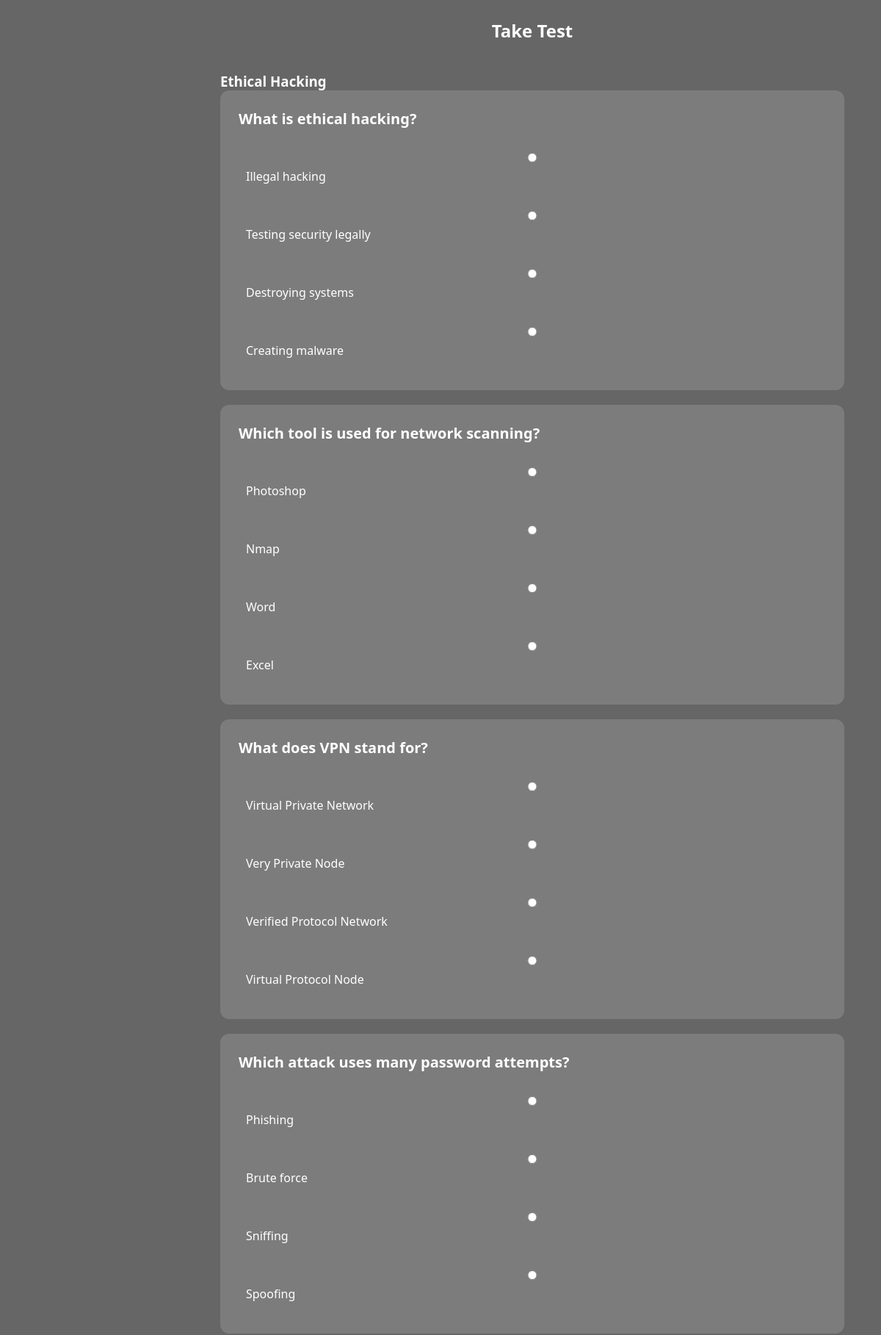
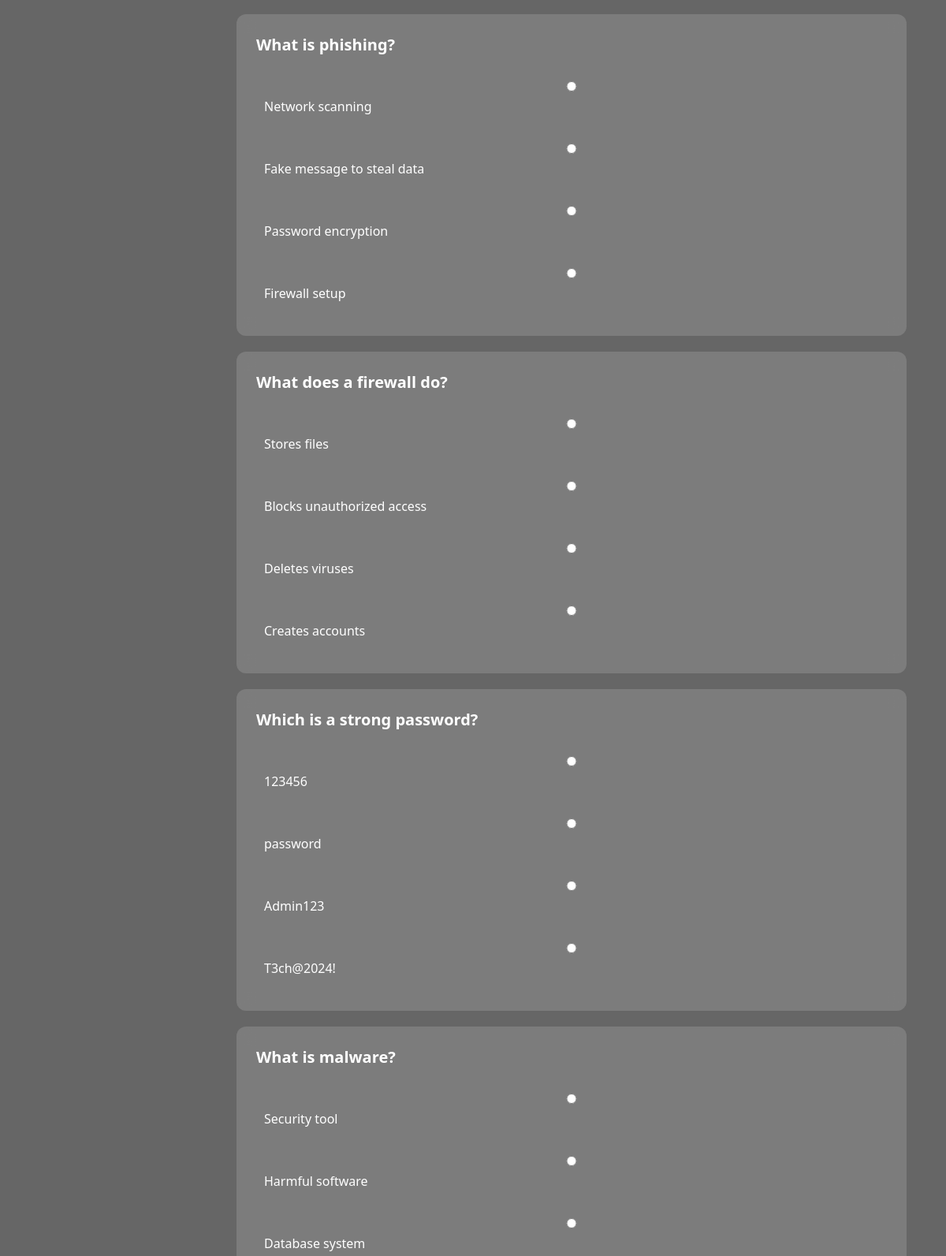
/frontend/take_test.php (signed in, upper part), run on the app's committed database (2 pictures, top to bottom).
### tables this page shows
CREATE TABLE `tests` (
  `test_id` int(11) NOT NULL,
  `course_id` int(11) DEFAULT NULL,
  `question` text DEFAULT NULL,
  `option_a` varchar(255) DEFAULT NULL,
  `option_b` varchar(255) DEFAULT NULL,
  `option_c` varchar(255) DEFAULT NULL,
  `option_d` varchar(255) DEFAULT NULL,
  `correct_answer` char(1) DEFAULT NULL
);

CREATE TABLE `courses` (
  `course_id` int(11) NOT NULL,
  `course_name` varchar(100) DEFAULT NULL,
  `lecturer_email` varchar(100) DEFAULT NULL
);

### frontend/take_test.php (the view, shortened to what this page needs)
<?php
include("../backend/db.php");
$email = $_SESSION['email'];
$result = $conn->query("
SELECT tests.*, courses.course_name
FROM tests
JOIN courses ON tests.course_id = courses.course_id
JOIN enrollments ON enrollments.course_id = courses.course_id
WHERE enrollments.student_email = '$email'
ORDER BY courses.course_name
");
?>
<!DOCTYPE html>
<html>
<head>
<link rel="stylesheet" href="../assets/style.css">
</head>
<body>
<div class="main">
<h2 style="text-align:center;">Take Test</h2>
<div class="test-container">
<form action="../backend/take_test_process.php" method="POST">
<?php
$currentCourse = "";
if ($result && $result->num_rows > 0) {
    while($row = $result->fetch_assoc()) {
        if ($currentCourse != $row['course_name']) {
            echo "<h3>".$row['course_name']."</h3>";
            $currentCourse = $row['course_name'];
        }
        echo "<div class='test-card'>";
        echo "<p><b>".$row['question']."</b></p>";
        echo "<label class='test-option'>
        <input type='radio' name='answers[".$row['test_id']."]' value='A' required>
        ".$row['option_a']."
        </label>";
        echo "<label class='test-option'>
        <input type='radio' name='answers[".$row['test_id']."]' value='B'>
        ".$row['option_b']."
        </label>";
        echo "<label class='test-option'>
        <input type='radio' name='answers[".$row['test_id']."]' value='C'>
        ".$row['option_c']."
        </label>";
        echo "<label class='test-option'>
        <input type='radio' name='answers[".$row['test_id']."]' value='D'>
        ".$row['option_d']."
        </label>";
        echo "</div>";
    }
} else {
    echo "<div class='test-card'>No test available for your courses.</div>";
}
?>
</form>
</div>
</div>
</body>
</html>

### assets/style.css (style rules this page uses)
* { margin: 0; padding: 0; box-sizing: border-box; font-family: 'Segoe UI', sans-serif; }
body { margin: 0; font-family: 'Segoe UI', sans-serif; background: url('https://images.unsplash.com/photo-1496307042754-b4aa456c4a2d') no-repeat center center; background-size: cover; min-height: 100vh; color: white; }
body::before { content: ""; position: fixed; width: 100%; height: 100%; background: rgba(0,0,0,0.6); z-index: -1; }
.main { margin-left: 250px; padding: 25px; }
input { width: 100%; padding: 10px; margin: 8px 0; border-radius: 6px; border: none; }
.test-container { max-width: 800px; margin: 40px auto; }
.test-card { background: rgba(255,255,255,0.12); backdrop-filter: blur(12px); padding: 25px; border-radius: 12px; margin-bottom: 20px; }
.test-card p { font-size: 20px; margin-bottom: 15px; }
.test-option { display: block; padding: 10px; margin: 8px 0; border-radius: 8px; cursor: pointer; transition: 0.3s; }

### frontend/take_test.php (style rules this page uses)
.test-container { max-width: 850px; margin: 40px auto; }
.test-card { background: rgba(255,255,255,0.15); backdrop-filter: blur(10px); padding: 25px; border-radius: 12px; margin-bottom: 20px; }
.test-card p { font-size: 20px; margin-bottom: 15px; }
.test-option { display: block; padding: 10px; margin: 8px 0; border-radius: 8px; cursor: pointer; transition: 0.3s; }

### data on the page
tests: course.course_name "Ethical Hacking", question "What is ethical hacking?", option_a "Illegal hacking", option_b "Testing security legally", option_c "Destroying systems", option_d "Creating malware"
tests: question "Which tool is used for network scanning?", option_a "Photoshop", option_b "Nmap", option_c "Word", option_d "Excel"
tests: question "What does VPN stand for?", option_a "Virtual Private Network", option_b "Very Private Node", option_c "Verified Protocol Network", option_d "Virtual Protocol Node"
tests: question "Which attack uses many password attempts?", option_a "Phishing", option_b "Brute force", option_c "Sniffing", option_d "Spoofing"
tests: question "What is phishing?", option_a "Network scanning", option_b "Fake message to steal data", option_c "Password encryption", option_d "Firewall setup"
tests: question "What does a firewall do?", option_a "Stores files", option_b "Blocks unauthorized access", option_c "Deletes viruses", option_d "Creates accounts"
tests: question "Which is a strong password?", option_a "123456", option_b "password", option_c "Admin123", option_d "T3ch@2024!"
tests: question "What is malware?", option_a "Security tool", option_b "Harmful software", option_c "Database system"
